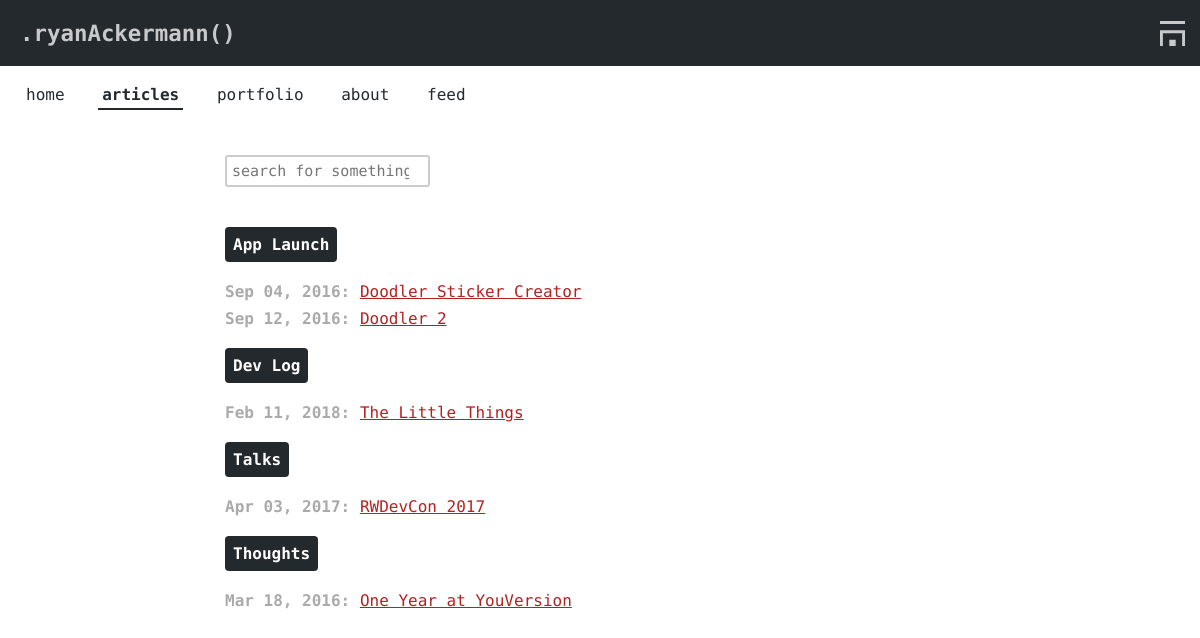
The page /categories on the database as committed earlier.
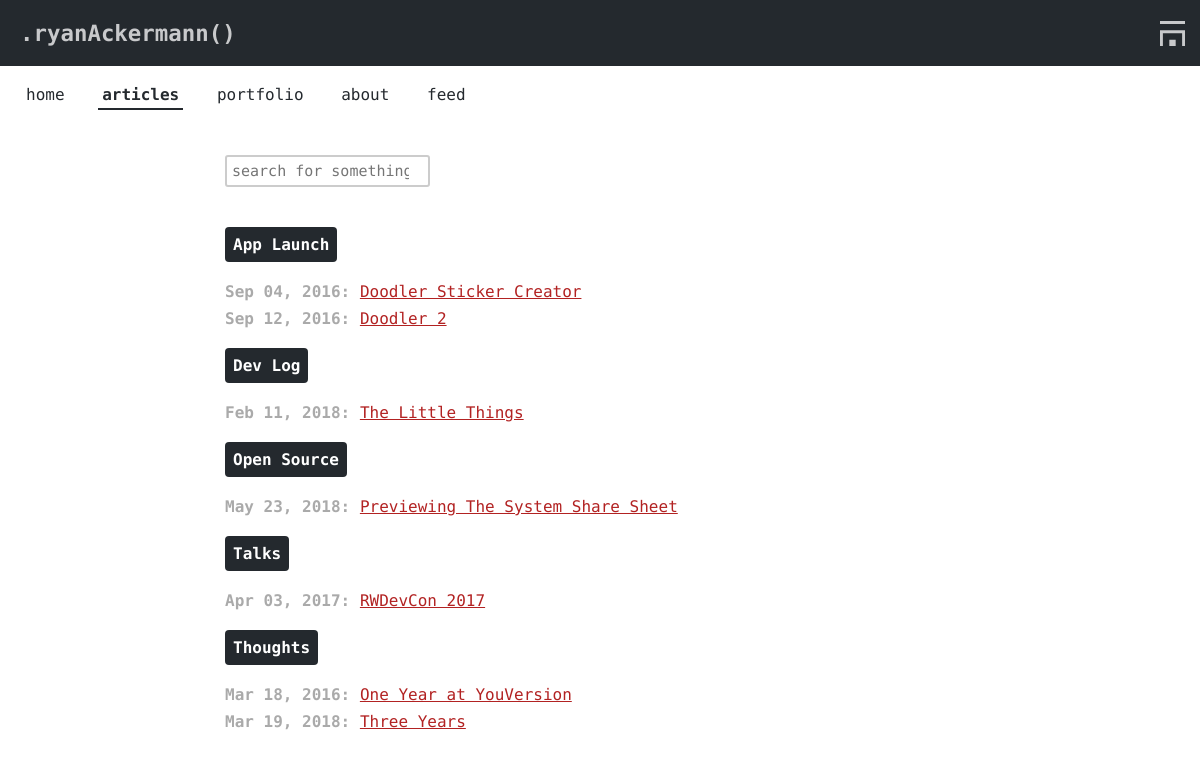
The same page on the database as committed later.
### app/models.py (models this page shows, shortened)
class Category(db.Model):
    id = db.Column(db.Integer, primary_key=True)
    name = db.Column(db.String(50))

class Post(db.Model):
    id = db.Column(db.Integer, primary_key = True)
    title = db.Column(db.String)
    description = db.Column(db.String)
    content = db.Column(db.String)
    slug = db.Column(db.String)
    timestamp = db.Column(db.DateTime)
    draft = db.Column(db.Boolean, default=True)
    category_id = db.Column(db.Integer, db.ForeignKey('category.id'))
    category = db.relationship('Category', backref=db.backref('posts', lazy='dynamic'))

### app/views.py (the view)
@app.route('/categories')
def categories():
	dicts = []
	for c in Category.query.order_by(Category.name).all():
		none_draft_posts = c.posts.filter_by(draft=False).all()
		if len(none_draft_posts) > 0:
			dicts.append({'name': c.name, 'posts': none_draft_posts})
	return render_template('categories.html', dicts=dicts, auth=has_auth(), current='categories')

### app/__init__.py (called while the page is built)
@app.template_filter('prettytime')
def prettytime(date):
    return date.strftime("%b %d, %Y")

### app/views.py (called while the page is built)
def has_auth():
	return 'username' in session

### app/templates/categories.html (shortened to what this page needs)
{% extends "base.html" %}
{% block stylesheet %}
	<link rel="stylesheet" type="text/css" href="/static/stylesheets/categories.css">
{% endblock%}
{% block content %}
	<article>
		<input id="search" type="search" name="search" placeholder="search for something">
		<ul>
			{% for dict in dicts %}
				<li><h3>{{ dict['name'] }}</h3></li>
				<ul>
					{% for post in dict['posts'] %}
						<li class="items"><span id="date">{{ post.timestamp|prettytime }}:</span> <a href="/posts/{{ post.slug }}">{{ post.title }}</a></li>
					{% endfor %}
				</ul>
			{% endfor %}
		</ul>
	</article>
{% endblock %}

### app/templates/base.html (shortened to what this page needs)
<!DOCTYPE html>
<html lang="en">
	<head>
		<link rel="stylesheet" type="text/css" href="/static/stylesheets/primary.css">
		{% block stylesheet %}{% endblock %}
	</head>
	<body>
		{% block menu %}
			<header>
				{% if current == 'index' %}
					<b><h1>.ryanAckermann()</h1></b>
				{% else %}
					<a href="{{ url_for('index') }}"><h1>.ryanAckermann()</h1></a>
				{% endif %}
				<img id="logo" src="/static/shapes/logo.svg">
			</header>
			<div class="navigation">
				<ul>
					{% if current == 'index' %}
						<li><b>home</b></li>
					{% else %}
						<li><a href="{{ url_for('index') }}">home</a></li>
					{% endif %}
					{% if current == 'categories' %}
						<li><b>articles</b></li>
					{% else %}
						<li><a href="{{ url_for('categories') }}">articles</a></li>
					{% endif %}
					{% if current == 'portfolio' %}
						<li><b>portfolio</b></li>
					{% else %}
						<li><a href="{{ url_for('portfolio') }}">portfolio</a></li>
					{% endif %}
					{% if current == 'about' %}
						<li><b>about</b></li>
					{% else %}
						<li><a href="{{ url_for('about') }}">about</a></li>
					{% endif %}
					<li><a href="{{ url_for('feed') }}">feed</a></li>
				</ul>
			</div>
		{% endblock %}
		{% block content %}{% endblock %}
	</body>
</html>

### app/static/stylesheets/primary.css (style rules this page uses)
:root { --border-color: #CCC; --better-black: #24292E; --better-white: #C8C9CB; --main-color: firebrick; --main-hover-color: #C4191C; --main-background: linear-gradient(90deg, #2E94B9 0%, #27b1b1 100%); }
body { font-family: 'Fira Mono', monospace; background: #FFF; text-align: left; margin: 0; }
body h1 { font-size: 1.6em; }
body h3 { font-size: 1.225em; }
body article { width: 85%; margin: 0 auto; max-width: 750px; }
body article a { color: var(--main-color); }
header { margin: 0; display: flex; padding: 15px; align-items: center; justify-content: space-between; background-color: var(--better-black); }
header a { text-decoration: none; }
header h1 { margin: 0; padding: 5px; font-size: 1.4em; align-self: flex-start; color: var(--better-white); }
img#logo { height: 25px; }
.navigation { margin: 0; padding: 0 12px; }
.navigation ul { margin: 0; padding: 15px 0; text-align: left; }
.navigation li { padding: 4px 10px; display: inline-block; list-style: none; }
.navigation li a { padding: 4px; text-decoration: none; color: var(--better-black); }
.navigation li b { padding: 4px; color: var(--better-black); border-bottom: 2px solid var(--better-black); }

### app/static/stylesheets/categories.css (style rules this page uses)
ul { margin: 0; padding: 0; list-style: none; }
li.items { padding: 4px 0; }
body article { margin-bottom: 25px; }
input#search { margin: 24px 0; }
li h3 { color: white; padding: 8px; font-size: 1em; display: inline-block; background-color: var(--better-black); border-radius: 4px; }
input#search { margin-top: 32px; padding: 5px; margin-left: auto; color: #333; border: 2px solid var(--border-color); border-radius: 9px; font-size: 15px; border-radius: 3px; -moz-appearance: none; -webkit-appearance: none; font-family: inherit; -webkit-transition: all 0.5s ease; -moz-transition: all 0.5s ease; -o-transition: all 0.5s ease; transition: all 0.5s ease; }
#date { color: #aaa; font-weight: bold; }

Rows that differ between the two databases and show on the page:
added Category: name "Open Source"
added Post: timestamp|prettytime "May 23, 2018", title "Previewing The System Share Sheet", shown under "Open Source"
changed Category "Thoughts": gains Post (timestamp|prettytime "Mar 19, 2018", title "Three Years")
